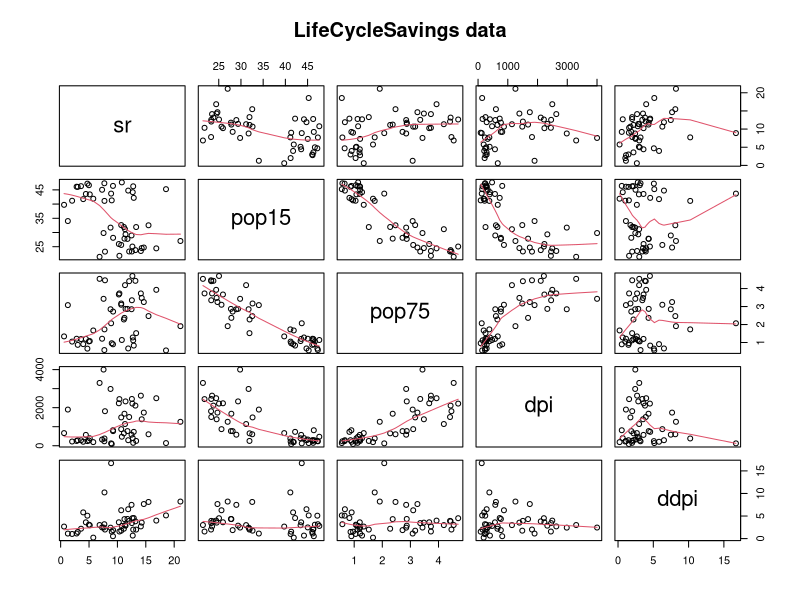
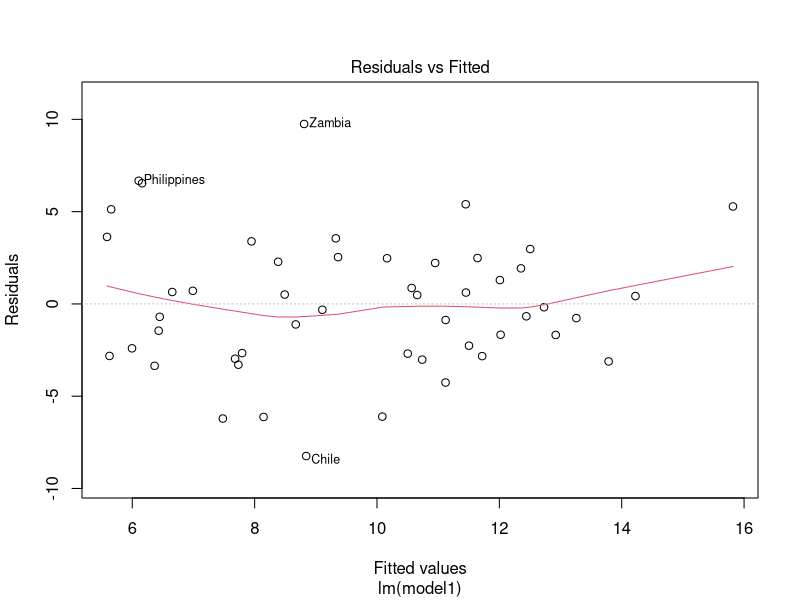
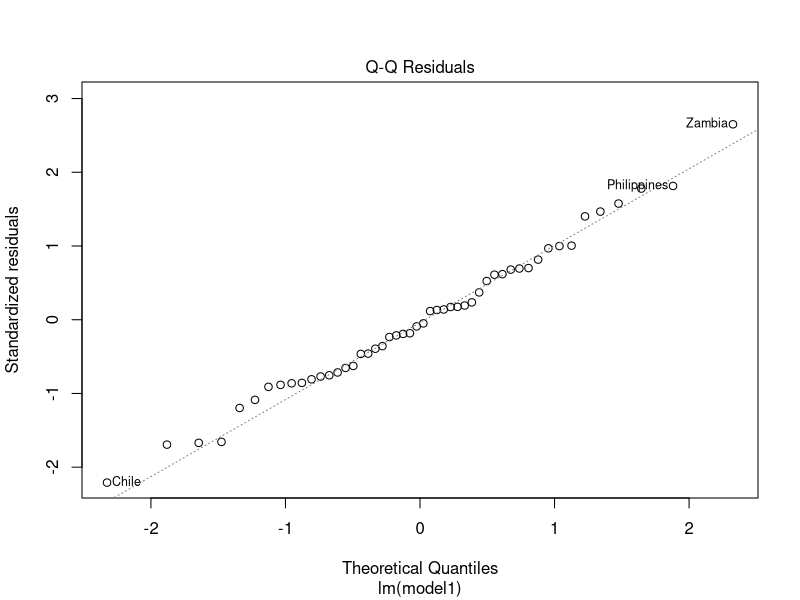
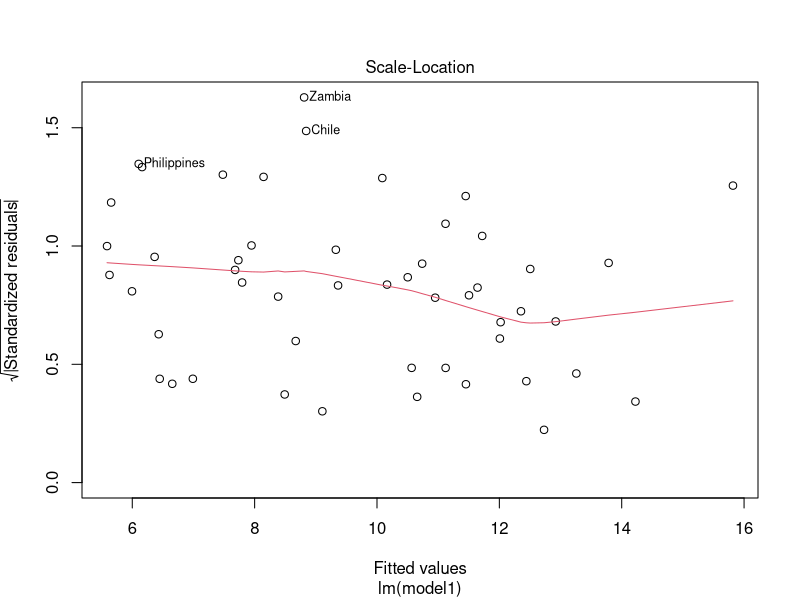
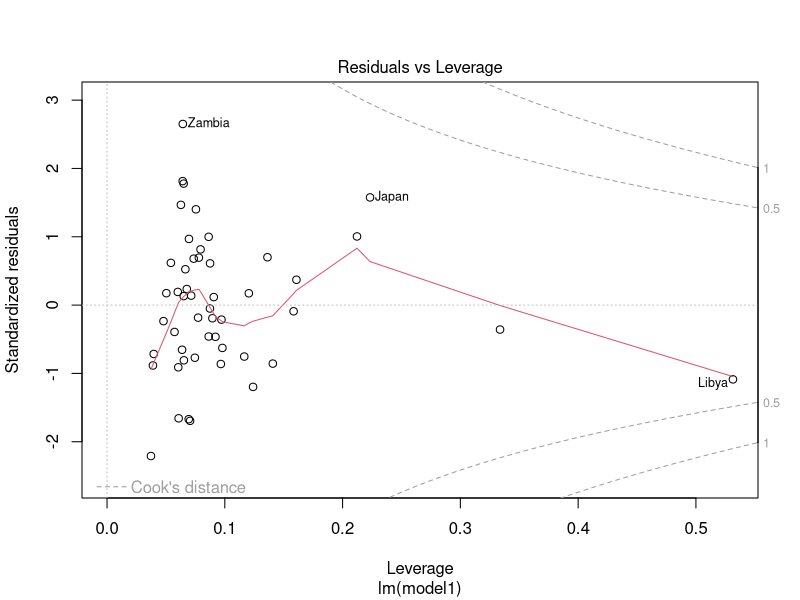
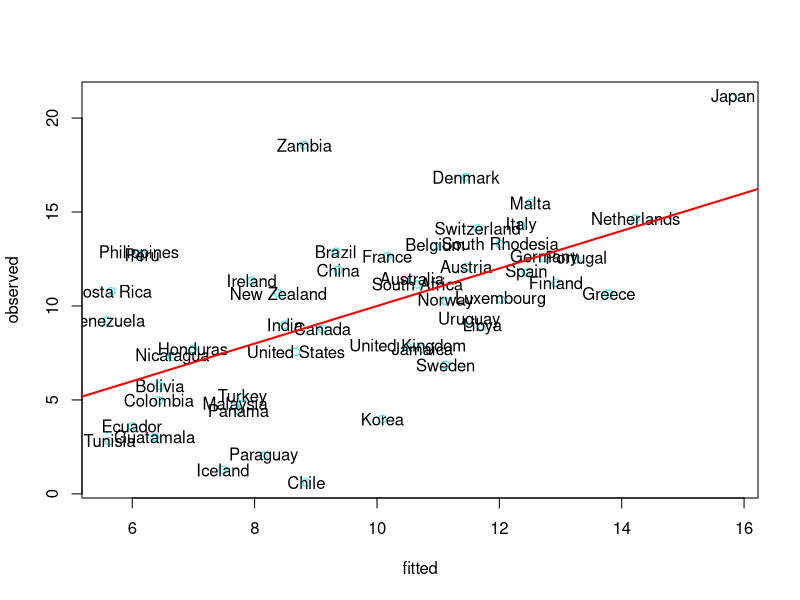
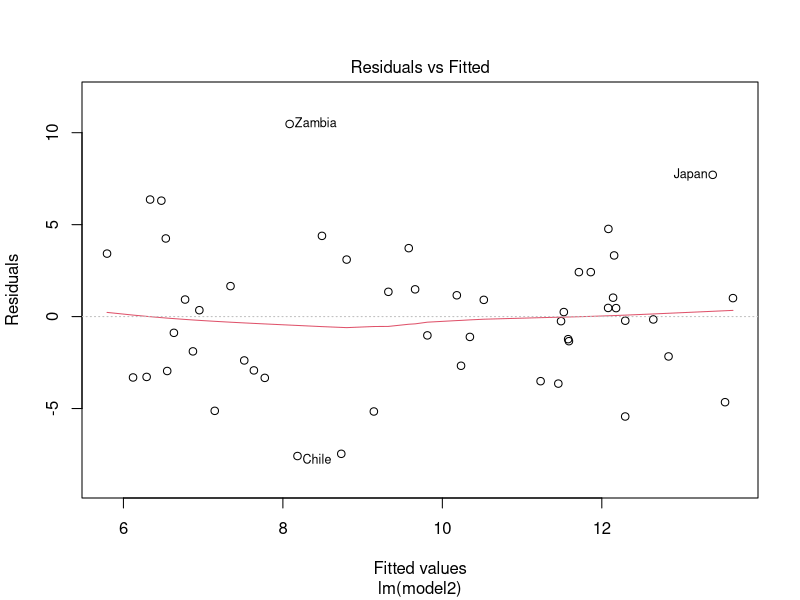
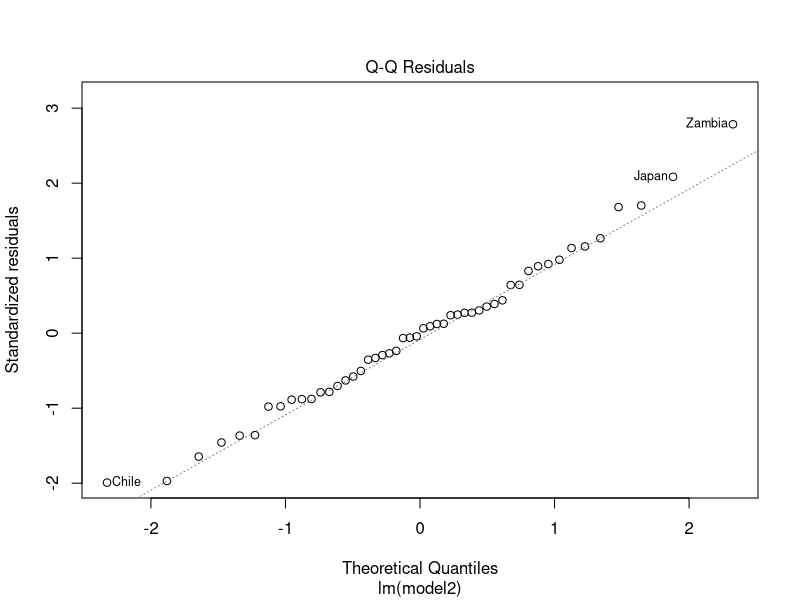

These figures' R source, in order:
###  第5回 演習 解答例

### datasets::LifeCycleSavings の例 
## データの素性を確認
?LifeCycleSavings # 各国の個人貯蓄のデータ
## 変数間の関係を図示(pairs plot)
pairs(LifeCycleSavings, panel=panel.smooth, # 大雑把な回帰曲線を添える
      main = "LifeCycleSavings data")
## 個人貯蓄を残りのデータ(年齢人口比と可処分所得)を用いて回帰
model1 <- sr ~ pop15 + pop75 + dpi + ddpi
est1 <- lm(model1, data=LifeCycleSavings, y=TRUE)
## 推定結果の評価
summary(est1)
## f-統計量: モデルの無効性は棄却される
## R^2値: 寄与率は30%程度で，あまり良好ではない
## t-統計量: pop15と可処分所得の成長率は有意

## 診断プロット
plot(est1)
## 残差に妙な偏りはなさそう (表示は残差の大きい3国)
## 残差の正規性は問題なさそう
## 標準化残差の絶対値は1の前後で偏りはなさそう
## テコ比が大きくて残差が大きいものは外れ値として注意

## 観測値と予測値の比較
with(est1,{ # ブロック化して複数の関数をまとめて実行
    plot(fitted.values,y,col="cyan",
         xlab="fitted",ylab="observed")
    text(fitted.values,y,labels=names(y))
    abline(coef=c(0,1),col="red",lwd=2)
})
## 回帰式は，日本などを過小評価，チリなどを過大評価している

## t-統計量で有意とみなせたデータのみで回帰
model2 <- sr ~ pop15 + ddpi
est2 <- lm(model2, data=LifeCycleSavings, y=TRUE)
summary(est2)
plot(est2)
with(est2,{ 
    plot(fitted.values,y,col="cyan",
         xlab="fitted",ylab="observed")
    text(fitted.values,y,labels=names(y))
    abline(coef=c(0,1),col="red",lwd=2)
})

## 外れ値を除去してみる
idx <- c(23,46,49) # Japan,Zambia,Libya
est3 <- lm(model2, data=LifeCycleSavings, subset=-idx,y=TRUE)
summary(est3)
plot(est3)
with(est3,{
    plot(fitted.values,y,col="cyan",
         xlab="fitted",ylab="observed")
    text(fitted.values,y,labels=names(y))
    abline(coef=c(0,1),col="red",lwd=2)
})

### Monte-Carloによる回帰係数の分布の確認
## 人工データの作成
## モデル: y = 1 - 2 * x1
set.seed(753)  # 乱数のシード値の設定
n <- 50        # データ数
x1 <- runif(n) # 説明変数x1の観測データ
x2 <- runif(n) # (不要な)説明変数x2の観測データ
mc <- 10000    # MC実験回数を設定
## 統計量の比較のための関数
tHist <- function(dat,var){
    plot(function(x)dt(x,df=n-3),
         xlim=range(c(dat,-4,4)),
         col="blue",main=paste0("t-stat (",var,")"))
    hist(dat,add=TRUE,freq=FALSE,col="lightblue")}
FHist <- function(dat){
    plot(function(x)df(x,df1=2,df2=n-3),
         xlim=range(c(dat,-4,4)),
         col="blue",main="F-stat")
    hist(dat,add=TRUE,freq=FALSE,col="lightblue")}
## 必要な変数を含むモデルでの実験
myData <- replicate(mc,{   # 実験ブロック (関数を定義してもよい)
    e <- rnorm(n, sd=0.3)  # 誤差項
    y <- 1 - 2 * x1 + e    # 目的変数の観測データ
    est <- lm(y ~ x1 + x2) # x1とx2のモデル
    c(summary(est)$coef[,3],summary(est)$fstat[1])
}) # 実験ブロックの最後の行が繰り返し保存される
## 実験結果の表示
tHist(myData[1,],"intercept") # 切片のt統計量の分布
tHist(myData[2,],"x1")        # x1(必要な変数)のt統計量の分布
tHist(myData[3,],"x2")        # x2(不要な変数)のt統計量の分布
FHist(myData[4,])             # F統計量の分布
